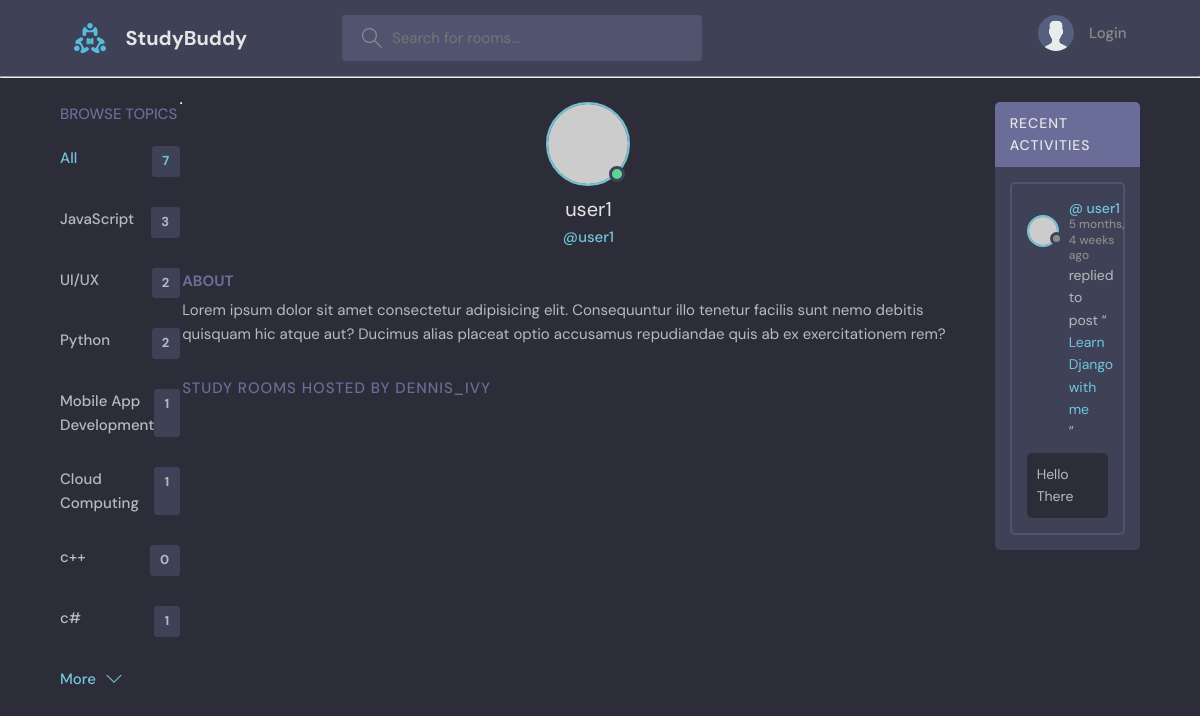
Screenshot of /profile/4 with the database file from the repository.
### base/models.py (models this page shows, shortened)
class Topic(models.Model):
    name = models.CharField(max_length=150)

class Message(models.Model):
    user = models.ForeignKey(User, on_delete=models.CASCADE)
    room = models.ForeignKey(Room, on_delete=models.CASCADE)
    body = models.TextField()
    updated = models.DateTimeField(auto_now=True)
    created = models.DateTimeField(auto_now_add=True)
    class Meta:
        ordering = ['-updated', '-created']

class Room(models.Model):
    host = models.ForeignKey(User, on_delete=models.SET_NULL, null=True)
    topic = models.ForeignKey(Topic, on_delete=models.SET_NULL, null=True)
    participants = models.ManyToManyField(User, related_name='participants')
    name = models.CharField(max_length=200)
    description = models.TextField(blank=True, null=True)
    updated = models.DateTimeField(auto_now=True)
    created = models.DateTimeField(auto_now_add=True)
    class Meta:
        ordering = ['-updated', '-created']

### base/views.py (the view)
# urls.py: path("profile/<str:pk>", userProfile, name="profile" ),
def userProfile(request, pk):
    user = User.objects.get(id=pk)
    rooms = user.room_set.all()
    room_messages = user.message_set.all()
    topics = Topic.objects.all()
    context = {'user': user, 'rooms': rooms, 'room_messages': room_messages, 'topics': topics}
    return render(request, 'base/profile.html', context)

### base/templates/base/profile.html (shortened to what this page needs)
{% extends 'base/base.html' %}
{% block content %}
<main class="profile-page layout layout--3">
  <div class="container">
    {% include 'base/components/topics_component.html' %}
    <div class="roomList">
      <div class="profile">
        <div class="profile__avatar">
          <div class="avatar avatar--large active">
            <img src="https://randomuser.me/api/portraits/men/11.jpg" />
          </div>
        </div>
        <div class="profile__info">
          <h3>{{user.username}} </h3>
          <p>@{{user.username}}</p>
        </div>
        <div class="profile__about">
          <h3>About</h3>
          <p>
            Lorem ipsum dolor sit amet consectetur adipisicing elit. Consequuntur illo tenetur
            facilis sunt nemo debitis quisquam hic atque aut? Ducimus alias placeat optio
            accusamus repudiandae quis ab ex exercitationem rem?
          </p>
        </div>
      </div>
      <div class="roomList__header">
        <div>
          <h2>Study Rooms Hosted by dennis_ivy</a>
          </h2>
        </div>
      </div>
    </div>
    <div class="activities">
      <div class="activities__header">
        <h2>Recent Activities</h2>
      </div>
      <div>
        {% include 'base/components/activity_component.html' %}
      </div>
    </div>
  </div>
</main>
{% endblock %}

### base/templates/base/components/topics_component.html
<div class="topics">
    <div class="topics__header">
      <h2>Browse Topics</h2>
    </div>
    <ul class="topics__list">
      <li>
          <a href="{% url 'home' %}" class="active">All <span>{{topics.count}} </span></a>
        </li>
        {% for topic in topics %}
        <li>
            <a href="{% url 'home' %}?q={{topic.name}}">{{topic.name}} <span>{{topic.room_set.all.count}} </span></a>
        </li>
        {% endfor %}
    </ul>
    <a class="btn btn--link" href="topics.html">
      More
      <svg version="1.1" xmlns="http://www.w3.org/2000/svg" width="32" height="32" viewBox="0 0 32 32">
        <title>chevron-down</title>
        <path d="M16 21l-13-13h-3l16 16 16-16h-3l-13 13z"></path>
      </svg>
    </a>
  </div>
<hr>

### base/templates/base/components/activity_component.html (shortened to what this page needs)
{% for message in room_messages %}
<div class="activities__box">
    <div class="activities__boxHeader roomListRoom__header">
      <a href="{% url 'profile' message.user.id %}" class="roomListRoom__author">
        <div class="avatar avatar--small">
          <img src="https://randomuser.me/api/portraits/women/11.jpg" />
        </div>
        <p>
          @ {{message.user}}
          <span>{{message.created|timesince}} ago</span>
        </p>
      </a>
    </div>
    <div class="activities__boxContent">
      <p>replied to post “<a href="{% url 'room' message.room.id %}">{{message.room.name}} </a>”</p>
      <div class="activities__boxRoomContent">
        {{message.body}}
      </div>
    </div>
</div>
{% endfor %}

### rows the page displays
Topic: name "JavaScript", room_set.all.count "3"
Topic: name "UI/UX", room_set.all.count "2"
Topic: name "Python", room_set.all.count "2"
Topic: name "Mobile App Development", room_set.all.count "1"
Topic: name "Cloud Computing", room_set.all.count "1"
Topic: name "c++", room_set.all.count "0"
Topic: name "c#", room_set.all.count "1"
Message: user "user1", created "5 months, 4 weeks", room.name "Learn Django with me", body "Hello There"

### other values shown
{{ topics.count }} "7"
{{ user.username }} "user1"
